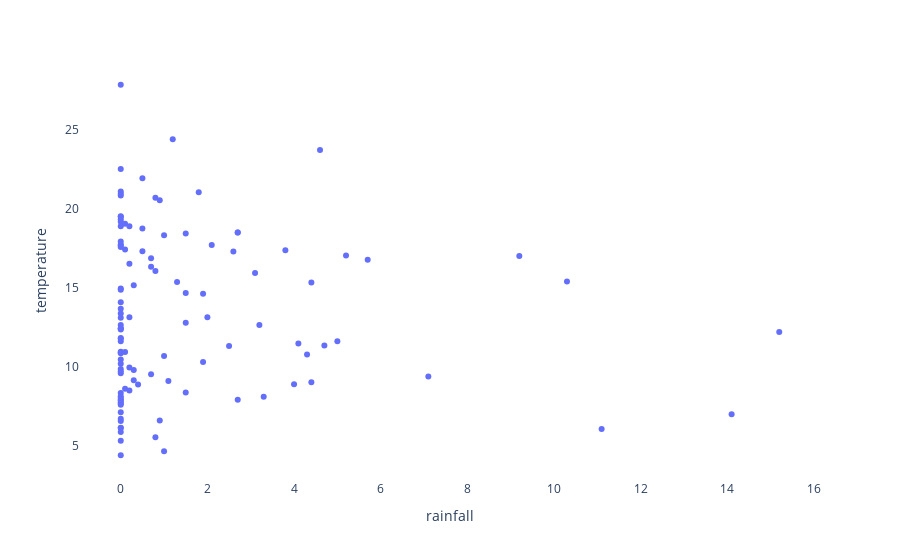

The notebook cell this image was saved under:
### Code cell
def pointChart(dataset,variable,startDate,endDate,period):

    dataset["datetime"] = pd.to_datetime(dataset["datetime"])
    dataset['datetime'] = dataset['datetime'].dt.tz_localize('UTC').dt.tz_convert('UTC')

    daterange = pd.date_range(startDate, endDate, freq=period)

    filtered_dataset = dataset[dataset["datetime"].isin(daterange)]

    fig = px.scatter(filtered_dataset, y=variable[0],x = variable[1])
    fig.update_layout(plot_bgcolor='white')
    #fig.show()
    return fig

startDate = pd.Timestamp("2015-01-01", tz='UTC')
endDate = pd.Timestamp("2024-07-31", tz='UTC')
variable = ["temperature","rainfall"]
period = "M"
suburbs = ['Alpine']
dataset = get_dataset(suburbs)

fig = pointChart(dataset, variable, startDate, endDate, period)
fig.show()

### Figure 1 — Plotly figure (JSON) as saved in the notebook; plotly's stock layout.template omitted (floating-point values rounded to 4 significant figures)
{"data": [{"hovertemplate": "rainfall=%{x}<br>temperature=%{y}<extra></extra>", "legendgroup": "", "marker": {"color": "#636efa", "symbol": "circle"}, "mode": "markers", "name": "", "orientation": "v", "showlegend": false, "type": "scatter", "x": [0, 3.2, 4.4, 0, 0, 1, 1.5, 0, 3.1, 4.4, 0.9, 0.4, 2.5, 4, 0, 2.7, 0, 0.8, 3.8, 0, 0, 0, 0, 11.1, 0, 0, 1.9, 0.1, 0.5, 0, 0, 0, 0, 0, 0, 0, 2.7, 0, 0, 0.8, 4.6, 0.9, 0, 0, 0, 0, 0, 0, 0.1, 0.3, 0, 0.7, 0.5, 0, 0, 5.2, 14.1, 0, 0, 0, 0.2, 4.1, 15.2, 0.3, 1.5, 0.7, 0, 0, 0, 0, 0.7, 0, 0, 2, 0, 5.7, 0.2, 1.8, 9.2, 4.7, 1, 1, 3.3, 1.1, 0.1, 7.1, 10.3, 1.5, 2.6, 0.1, 2.7, 0, 1.5, 0, 0, 0, 0, 0, 0.2, 0.5, 1.9, 2.1, 1.2, 0, 0.2, 4.3, 0.8, 0, 0.2, 0, 1.3, 5, 0.3, 0, 0], "xaxis": "x", "y": [8.16, 12.66, 15.36, 20.98, 18.92, 18.35, 18.47, 14.98, 15.96, 9.056, 6.628, 8.901, 11.35, 8.924, 10.48, 18.52, 22.55, 20.73, 17.39, 12.46, 12.38, 5.897, 4.428, 6.088, 6.159, 10.98, 10.32, 19.08, 18.77, 13.12, 21.13, 17.71, 11.64, 7.784, 6.172, 9.618, 7.934, 10.22, 17.76, 16.09, 23.75, 20.57, 19.21, 10.89, 14.91, 7.886, 5.343, 6.73, 8.632, 9.826, 19.52, 16.36, 21.96, 27.88, 17.96, 17.07, 7.02, 10.94, 7.68, 6.597, 8.522, 11.5, 12.22, 15.18, 14.7, 16.9, 19.56, 14.11, 13.4, 8.361, 9.559, 12.67, 11.86, 13.16, 11.79, 16.8, 18.93, 21.08, 17.04, 11.37, 10.71, 4.686, 8.136, 9.12, 10.97, 9.418, 15.43, 12.81, 17.32, 17.46, 18.53, 13.69, 8.397, 12.46, 7.147, 9.88, 9.739, 19.36, 13.17, 17.34, 14.65, 17.74, 24.43, 17.6, 9.982, 10.8, 5.561, 7.622, 16.55, 20.87, 15.4, 11.65, 9.172, 8.049, 7.939], "yaxis": "y"}], "layout": {"legend": {"tracegroupgap": 0}, "margin": {"t": 60}, "plot_bgcolor": "white", "xaxis": {"anchor": "y", "domain": [0, 1], "title": {"text": "rainfall"}}, "yaxis": {"anchor": "x", "domain": [0, 1], "title": {"text": "temperature"}}}}
